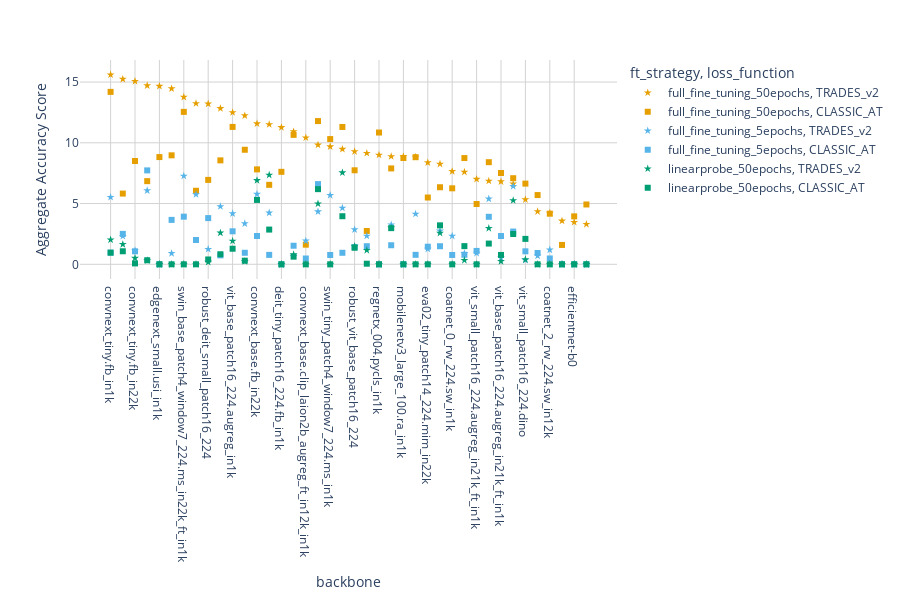

Source (notebook cell):
### Code cell
import pandas as pd
import plotly.express as px


custom_palette = ["#E69F00", "#56B4E9", "#009E73"]  # choose a set above

# ── 1.  Rank backbones by their aggregate TOTAL_score_sum ───────────────────────
backbone_order = (
    sub_df.groupby("backbone")["TOTAL_score_sum"]
          .sum()                       # sum over the 6 settings
          .sort_values(ascending=False)
          .index                       # → ordered list of backbones
          .tolist()
)

# Make the column an ordered categorical so Plotly respects the ranking
sub_df["backbone"] = pd.Categorical(
    sub_df["backbone"],
    categories=backbone_order,
    ordered=True
)

# ── 2.  Custom colours / markers ───────────────────────────────────────────────
color_map = {
    "full_fine_tuning_50epochs": custom_palette[0],#"orange",
    "full_fine_tuning_5epochs":  custom_palette[1],#"purple",
    "linearprobe_50epochs": custom_palette[2]     #"green",
}
symbol_map = {"TRADES_v2": "star", "CLASSIC_AT": "square"}

# ── 3.  Plot ───────────────────────────────────────────────────────────────────
fig = px.scatter(
    sub_df,
    color_discrete_sequence=custom_palette,
    x= "backbone",
    y="TOTAL_score_sum",
    color="ft_strategy",
    symbol="loss_function",
    color_discrete_map=color_map,
    symbol_map=symbol_map,
    hover_data=["backbone", "ft_strategy", "loss_function", "TOTAL_score_sum"],
    height=600,
    #title="TOTAL_score_sum by Backbone"
)
fig.update_layout(
    paper_bgcolor="white",   # outside the plotting area
    plot_bgcolor="white",    # inside the plotting area

    xaxis=dict(
        showgrid=True,
        gridcolor="lightgrey",
        zeroline=False       # optional: hide the heavy axis line
    ),
    yaxis=dict(
        showgrid=True,
        gridcolor="lightgrey",
        zeroline=False
    )
)

fig.update_layout(yaxis_title="Aggregate Accuracy Score")

fig.update_layout(showlegend=True)   # keep or turn off if it clutters
fig.show()

### Figure 1 — Plotly figure (JSON) as saved in the notebook; plotly's stock layout.template omitted (floating-point values rounded to 4 significant figures)
{"data": [{"customdata": [["full_fine_tuning_50epochs", "TRADES_v2"], ["full_fine_tuning_50epochs", "TRADES_v2"], ["full_fine_tuning_50epochs", "TRADES_v2"], ["full_fine_tuning_50epochs", "TRADES_v2"], ["full_fine_tuning_50epochs", "TRADES_v2"], ["full_fine_tuning_50epochs", "TRADES_v2"], ["full_fine_tuning_50epochs", "TRADES_v2"], ["full_fine_tuning_50epochs", "TRADES_v2"], ["full_fine_tuning_50epochs", "TRADES_v2"], ["full_fine_tuning_50epochs", "TRADES_v2"], ["full_fine_tuning_50epochs", "TRADES_v2"], ["full_fine_tuning_50epochs", "TRADES_v2"], ["full_fine_tuning_50epochs", "TRADES_v2"], ["full_fine_tuning_50epochs", "TRADES_v2"], ["full_fine_tuning_50epochs", "TRADES_v2"], ["full_fine_tuning_50epochs", "TRADES_v2"], ["full_fine_tuning_50epochs", "TRADES_v2"], ["full_fine_tuning_50epochs", "TRADES_v2"], ["full_fine_tuning_50epochs", "TRADES_v2"], ["full_fine_tuning_50epochs", "TRADES_v2"], ["full_fine_tuning_50epochs", "TRADES_v2"], ["full_fine_tuning_50epochs", "TRADES_v2"], ["full_fine_tuning_50epochs", "TRADES_v2"], ["full_fine_tuning_50epochs", "TRADES_v2"], ["full_fine_tuning_50epochs", "TRADES_v2"], ["full_fine_tuning_50epochs", "TRADES_v2"], ["full_fine_tuning_50epochs", "TRADES_v2"], ["full_fine_tuning_50epochs", "TRADES_v2"], ["full_fine_tuning_50epochs", "TRADES_v2"], ["full_fine_tuning_50epochs", "TRADES_v2"], ["full_fine_tuning_50epochs", "TRADES_v2"], ["full_fine_tuning_50epochs", "TRADES_v2"], ["full_fine_tuning_50epochs", "TRADES_v2"], ["full_fine_tuning_50epochs", "TRADES_v2"], ["full_fine_tuning_50epochs", "TRADES_v2"], ["full_fine_tuning_50epochs", "TRADES_v2"], ["full_fine_tuning_50epochs", "TRADES_v2"], ["full_fine_tuning_50epochs", "TRADES_v2"], ["full_fine_tuning_50epochs", "TRADES_v2"], ["full_fine_tuning_50epochs", "TRADES_v2"]], "hovertemplate": "ft_strategy=%{customdata[0]}<br>loss_function=%{customdata[1]}<br>backbone=%{x}<br>TOTAL_score_sum=%{y}<extra></extra>", "legendgroup": "full_fine_tuning_50epochs, TRADES_v2", "marker": {"color": "#E69F00", "symbol": "star"}, "mode": "markers", "name": "full_fine_tuning_50epochs, TRADES_v2", "orientation": "v", "showlegend": true, "type": "scatter", "x": ["convnext_tiny.fb_in1k", "vit_base_patch16_clip_224.laion2b_ft_in1k", "convnext_tiny.fb_in22k", "robust_convnext_tiny", "edgenext_small.usi_in1k", "convnext_tiny.fb_in22k_ft_in1k", "swin_base_patch4_window7_224.ms_in22k_ft_in1k", "eva02_base_patch14_224.mim_in22k", "robust_deit_small_patch16_224", "vit_base_patch16_clip_224.laion2b", "vit_base_patch16_224.augreg_in1k", "robust_convnext_base", "convnext_base.fb_in22k", "CLIP-convnext_base_w-laion_aesthetic-s13B-b82K", "deit_tiny_patch16_224.fb_in1k", "vit_base_patch16_224.mae", "convnext_base.clip_laion2b_augreg_ft_in12k_in1k", "robust_resnet50", "swin_tiny_patch4_window7_224.ms_in1k", "CLIP-convnext_base_w-laion2B-s13B-b82K", "robust_vit_base_patch16_224", "vit_small_patch16_224.augreg_in1k", "regnetx_004.pycls_in1k", "resnet50.a1_in1k", "mobilenetv3_large_100.ra_in1k", "convnext_base.fb_in22k_ft_in1k", "eva02_tiny_patch14_224.mim_in22k", "vit_small_patch16_224.augreg_in21k", "coatnet_0_rw_224.sw_in1k", "vit_base_patch16_224.augreg_in21k", "vit_small_patch16_224.augreg_in21k_ft_in1k", "deit_small_patch16_224.fb_in1k", "vit_base_patch16_224.augreg_in21k_ft_in1k", "convnext_base.fb_in1k", "vit_small_patch16_224.dino", "coatnet_2_rw_224.sw_in12k_ft_in1k", "coatnet_2_rw_224.sw_in12k", "coat_tiny.in1k", "efficientnet-b0", "mobilevit-small"], "xaxis": "x", "y": [15.6, 15.24, 15.07, 14.71, 14.66, 14.46, 13.77, 13.24, 13.21, 12.83, 12.5, 12.24, 11.57, 11.51, 11.27, 10.92, 10.42, 9.827, 9.684, 9.478, 9.285, 9.145, 9.0, 8.875, 8.869, 8.831, 8.369, 8.256, 7.652, 7.595, 7.006, 6.858, 6.806, 6.619, 5.332, 4.345, 4.221, 3.573, 3.465, 3.296], "yaxis": "y"}, {"customdata": [["full_fine_tuning_50epochs", "CLASSIC_AT"], ["full_fine_tuning_50epochs", "CLASSIC_AT"], ["full_fine_tuning_50epochs", "CLASSIC_AT"], ["full_fine_tuning_50epochs", "CLASSIC_AT"], ["full_fine_tuning_50epochs", "CLASSIC_AT"], ["full_fine_tuning_50epochs", "CLASSIC_AT"], ["full_fine_tuning_50epochs", "CLASSIC_AT"], ["full_fine_tuning_50epochs", "CLASSIC_AT"], ["full_fine_tuning_50epochs", "CLASSIC_AT"], ["full_fine_tuning_50epochs", "CLASSIC_AT"], ["full_fine_tuning_50epochs", "CLASSIC_AT"], ["full_fine_tuning_50epochs", "CLASSIC_AT"], ["full_fine_tuning_50epochs", "CLASSIC_AT"], ["full_fine_tuning_50epochs", "CLASSIC_AT"], ["full_fine_tuning_50epochs", "CLASSIC_AT"], ["full_fine_tuning_50epochs", "CLASSIC_AT"], ["full_fine_tuning_50epochs", "CLASSIC_AT"], ["full_fine_tuning_50epochs", "CLASSIC_AT"], ["full_fine_tuning_50epochs", "CLASSIC_AT"], ["full_fine_tuning_50epochs", "CLASSIC_AT"], ["full_fine_tuning_50epochs", "CLASSIC_AT"], ["full_fine_tuning_50epochs", "CLASSIC_AT"], ["full_fine_tuning_50epochs", "CLASSIC_AT"], ["full_fine_tuning_50epochs", "CLASSIC_AT"], ["full_fine_tuning_50epochs", "CLASSIC_AT"], ["full_fine_tuning_50epochs", "CLASSIC_AT"], ["full_fine_tuning_50epochs", "CLASSIC_AT"], ["full_fine_tuning_50epochs", "CLASSIC_AT"], ["full_fine_tuning_50epochs", "CLASSIC_AT"], ["full_fine_tuning_50epochs", "CLASSIC_AT"], ["full_fine_tuning_50epochs", "CLASSIC_AT"], ["full_fine_tuning_50epochs", "CLASSIC_AT"], ["full_fine_tuning_50epochs", "CLASSIC_AT"], ["full_fine_tuning_50epochs", "CLASSIC_AT"], ["full_fine_tuning_50epochs", "CLASSIC_AT"], ["full_fine_tuning_50epochs", "CLASSIC_AT"], ["full_fine_tuning_50epochs", "CLASSIC_AT"], ["full_fine_tuning_50epochs", "CLASSIC_AT"], ["full_fine_tuning_50epochs", "CLASSIC_AT"], ["full_fine_tuning_50epochs", "CLASSIC_AT"]], "hovertemplate": "ft_strategy=%{customdata[0]}<br>loss_function=%{customdata[1]}<br>backbone=%{x}<br>TOTAL_score_sum=%{y}<extra></extra>", "legendgroup": "full_fine_tuning_50epochs, CLASSIC_AT", "marker": {"color": "#E69F00", "symbol": "square"}, "mode": "markers", "name": "full_fine_tuning_50epochs, CLASSIC_AT", "orientation": "v", "showlegend": true, "type": "scatter", "x": ["convnext_tiny.fb_in1k", "swin_base_patch4_window7_224.ms_in22k_ft_in1k", "robust_resnet50", "vit_base_patch16_224.augreg_in1k", "CLIP-convnext_base_w-laion2B-s13B-b82K", "regnetx_004.pycls_in1k", "vit_base_patch16_224.mae", "swin_tiny_patch4_window7_224.ms_in1k", "robust_convnext_base", "convnext_tiny.fb_in22k_ft_in1k", "edgenext_small.usi_in1k", "convnext_base.fb_in22k_ft_in1k", "mobilenetv3_large_100.ra_in1k", "vit_base_patch16_224.augreg_in21k", "vit_base_patch16_clip_224.laion2b", "convnext_tiny.fb_in22k", "deit_small_patch16_224.fb_in1k", "resnet50.a1_in1k", "convnext_base.fb_in22k", "robust_vit_base_patch16_224", "deit_tiny_patch16_224.fb_in1k", "vit_base_patch16_224.augreg_in21k_ft_in1k", "convnext_base.fb_in1k", "robust_deit_small_patch16_224", "robust_convnext_tiny", "vit_small_patch16_224.dino", "CLIP-convnext_base_w-laion_aesthetic-s13B-b82K", "vit_small_patch16_224.augreg_in21k", "coatnet_0_rw_224.sw_in1k", "eva02_base_patch14_224.mim_in22k", "vit_base_patch16_clip_224.laion2b_ft_in1k", "coatnet_2_rw_224.sw_in12k_ft_in1k", "eva02_tiny_patch14_224.mim_in22k", "vit_small_patch16_224.augreg_in21k_ft_in1k", "mobilevit-small", "coatnet_2_rw_224.sw_in12k", "efficientnet-b0", "vit_small_patch16_224.augreg_in1k", "convnext_base.clip_laion2b_augreg_ft_in12k_in1k", "coat_tiny.in1k"], "xaxis": "x", "y": [14.19, 12.54, 11.79, 11.31, 11.3, 10.85, 10.65, 10.31, 9.428, 8.969, 8.826, 8.816, 8.748, 8.744, 8.554, 8.501, 8.405, 7.891, 7.812, 7.738, 7.612, 7.513, 7.086, 6.947, 6.844, 6.64, 6.54, 6.342, 6.254, 6.052, 5.82, 5.698, 5.497, 4.962, 4.924, 4.166, 3.946, 2.743, 1.615, 1.593], "yaxis": "y"}, {"customdata": [["full_fine_tuning_5epochs", "TRADES_v2"], ["full_fine_tuning_5epochs", "TRADES_v2"], ["full_fine_tuning_5epochs", "TRADES_v2"], ["full_fine_tuning_5epochs", "TRADES_v2"], ["full_fine_tuning_5epochs", "TRADES_v2"], ["full_fine_tuning_5epochs", "TRADES_v2"], ["full_fine_tuning_5epochs", "TRADES_v2"], ["full_fine_tuning_5epochs", "TRADES_v2"], ["full_fine_tuning_5epochs", "TRADES_v2"], ["full_fine_tuning_5epochs", "TRADES_v2"], ["full_fine_tuning_5epochs", "TRADES_v2"], ["full_fine_tuning_5epochs", "TRADES_v2"], ["full_fine_tuning_5epochs", "TRADES_v2"], ["full_fine_tuning_5epochs", "TRADES_v2"], ["full_fine_tuning_5epochs", "TRADES_v2"], ["full_fine_tuning_5epochs", "TRADES_v2"], ["full_fine_tuning_5epochs", "TRADES_v2"], ["full_fine_tuning_5epochs", "TRADES_v2"], ["full_fine_tuning_5epochs", "TRADES_v2"], ["full_fine_tuning_5epochs", "TRADES_v2"], ["full_fine_tuning_5epochs", "TRADES_v2"], ["full_fine_tuning_5epochs", "TRADES_v2"], ["full_fine_tuning_5epochs", "TRADES_v2"], ["full_fine_tuning_5epochs", "TRADES_v2"], ["full_fine_tuning_5epochs", "TRADES_v2"], ["full_fine_tuning_5epochs", "TRADES_v2"], ["full_fine_tuning_5epochs", "TRADES_v2"], ["full_fine_tuning_5epochs", "TRADES_v2"], ["full_fine_tuning_5epochs", "TRADES_v2"], ["full_fine_tuning_5epochs", "TRADES_v2"], ["full_fine_tuning_5epochs", "TRADES_v2"], ["full_fine_tuning_5epochs", "TRADES_v2"], ["full_fine_tuning_5epochs", "TRADES_v2"], ["full_fine_tuning_5epochs", "TRADES_v2"], ["full_fine_tuning_5epochs", "TRADES_v2"], ["full_fine_tuning_5epochs", "TRADES_v2"], ["full_fine_tuning_5epochs", "TRADES_v2"], ["full_fine_tuning_5epochs", "TRADES_v2"], ["full_fine_tuning_5epochs", "TRADES_v2"], ["full_fine_tuning_5epochs", "TRADES_v2"]], "hovertemplate": "ft_strategy=%{customdata[0]}<br>loss_function=%{customdata[1]}<br>backbone=%{x}<br>TOTAL_score_sum=%{y}<extra></extra>", "legendgroup": "full_fine_tuning_5epochs, TRADES_v2", "marker": {"color": "#56B4E9", "symbol": "star"}, "mode": "markers", "name": "full_fine_tuning_5epochs, TRADES_v2", "orientation": "v", "showlegend": true, "type": "scatter", "x": ["swin_base_patch4_window7_224.ms_in22k_ft_in1k", "convnext_base.fb_in1k", "robust_convnext_tiny", "convnext_base.fb_in22k", "eva02_base_patch14_224.mim_in22k", "swin_tiny_patch4_window7_224.ms_in1k", "convnext_tiny.fb_in1k", "deit_small_patch16_224.fb_in1k", "vit_base_patch16_clip_224.laion2b", "CLIP-convnext_base_w-laion2B-s13B-b82K", "robust_resnet50", "CLIP-convnext_base_w-laion_aesthetic-s13B-b82K", "vit_base_patch16_224.augreg_in1k", "convnext_base.fb_in22k_ft_in1k", "robust_convnext_base", "resnet50.a1_in1k", "robust_vit_base_patch16_224", "vit_small_patch16_224.augreg_in21k", "vit_small_patch16_224.augreg_in1k", "coatnet_0_rw_224.sw_in1k", "vit_base_patch16_clip_224.laion2b_ft_in1k", "convnext_base.clip_laion2b_augreg_ft_in12k_in1k", "eva02_tiny_patch14_224.mim_in22k", "robust_deit_small_patch16_224", "coatnet_2_rw_224.sw_in12k", "convnext_tiny.fb_in22k", "vit_small_patch16_224.augreg_in21k_ft_in1k", "convnext_tiny.fb_in22k_ft_in1k", "vit_base_patch16_224.augreg_in21k", "coatnet_2_rw_224.sw_in12k_ft_in1k", "vit_base_patch16_224.mae", "vit_base_patch16_224.augreg_in21k_ft_in1k", "vit_small_patch16_224.dino", "mobilenetv3_large_100.ra_in1k", "efficientnet-b0", "edgenext_small.usi_in1k", "regnetx_004.pycls_in1k", "deit_tiny_patch16_224.fb_in1k", "mobilevit-small", "coat_tiny.in1k"], "xaxis": "x", "y": [7.27, 6.424, 6.072, 5.775, 5.749, 5.683, 5.522, 5.392, 4.763, 4.635, 4.335, 4.239, 4.175, 4.143, 3.355, 3.259, 2.857, 2.751, 2.334, 2.331, 2.314, 1.931, 1.26, 1.242, 1.193, 1.132, 0.9217, 0.9026, 0.8961, 0.6993, 0.6669, 0.5342, 0.3516, 0, 0, 0, 0, 0, 0, 0], "yaxis": "y"}, {"customdata": [["full_fine_tuning_5epochs", "CLASSIC_AT"], ["full_fine_tuning_5epochs", "CLASSIC_AT"], ["full_fine_tuning_5epochs", "CLASSIC_AT"], ["full_fine_tuning_5epochs", "CLASSIC_AT"], ["full_fine_tuning_5epochs", "CLASSIC_AT"], ["full_fine_tuning_5epochs", "CLASSIC_AT"], ["full_fine_tuning_5epochs", "CLASSIC_AT"], ["full_fine_tuning_5epochs", "CLASSIC_AT"], ["full_fine_tuning_5epochs", "CLASSIC_AT"], ["full_fine_tuning_5epochs", "CLASSIC_AT"], ["full_fine_tuning_5epochs", "CLASSIC_AT"], ["full_fine_tuning_5epochs", "CLASSIC_AT"], ["full_fine_tuning_5epochs", "CLASSIC_AT"], ["full_fine_tuning_5epochs", "CLASSIC_AT"], ["full_fine_tuning_5epochs", "CLASSIC_AT"], ["full_fine_tuning_5epochs", "CLASSIC_AT"], ["full_fine_tuning_5epochs", "CLASSIC_AT"], ["full_fine_tuning_5epochs", "CLASSIC_AT"], ["full_fine_tuning_5epochs", "CLASSIC_AT"], ["full_fine_tuning_5epochs", "CLASSIC_AT"], ["full_fine_tuning_5epochs", "CLASSIC_AT"], ["full_fine_tuning_5epochs", "CLASSIC_AT"], ["full_fine_tuning_5epochs", "CLASSIC_AT"], ["full_fine_tuning_5epochs", "CLASSIC_AT"], ["full_fine_tuning_5epochs", "CLASSIC_AT"], ["full_fine_tuning_5epochs", "CLASSIC_AT"], ["full_fine_tuning_5epochs", "CLASSIC_AT"], ["full_fine_tuning_5epochs", "CLASSIC_AT"], ["full_fine_tuning_5epochs", "CLASSIC_AT"], ["full_fine_tuning_5epochs", "CLASSIC_AT"], ["full_fine_tuning_5epochs", "CLASSIC_AT"], ["full_fine_tuning_5epochs", "CLASSIC_AT"], ["full_fine_tuning_5epochs", "CLASSIC_AT"], ["full_fine_tuning_5epochs", "CLASSIC_AT"], ["full_fine_tuning_5epochs", "CLASSIC_AT"], ["full_fine_tuning_5epochs", "CLASSIC_AT"], ["full_fine_tuning_5epochs", "CLASSIC_AT"], ["full_fine_tuning_5epochs", "CLASSIC_AT"], ["full_fine_tuning_5epochs", "CLASSIC_AT"], ["full_fine_tuning_5epochs", "CLASSIC_AT"]], "hovertemplate": "ft_strategy=%{customdata[0]}<br>loss_function=%{customdata[1]}<br>backbone=%{x}<br>TOTAL_score_sum=%{y}<extra></extra>", "legendgroup": "full_fine_tuning_5epochs, CLASSIC_AT", "marker": {"color": "#56B4E9", "symbol": "square"}, "mode": "markers", "name": "full_fine_tuning_5epochs, CLASSIC_AT", "orientation": "v", "showlegend": true, "type": "scatter", "x": ["robust_convnext_tiny", "robust_resnet50", "swin_base_patch4_window7_224.ms_in22k_ft_in1k", "deit_small_patch16_224.fb_in1k", "robust_deit_small_patch16_224", "convnext_tiny.fb_in22k_ft_in1k", "vit_base_patch16_224.augreg_in1k", "convnext_base.fb_in1k", "vit_base_patch16_clip_224.laion2b_ft_in1k", "convnext_base.fb_in22k", "vit_base_patch16_224.augreg_in21k_ft_in1k", "eva02_base_patch14_224.mim_in22k", "resnet50.a1_in1k", "vit_base_patch16_224.mae", "vit_small_patch16_224.augreg_in1k", "vit_small_patch16_224.augreg_in21k", "eva02_tiny_patch14_224.mim_in22k", "robust_vit_base_patch16_224", "vit_small_patch16_224.augreg_in21k_ft_in1k", "convnext_tiny.fb_in22k", "vit_small_patch16_224.dino", "convnext_tiny.fb_in1k", "robust_convnext_base", "CLIP-convnext_base_w-laion2B-s13B-b82K", "coatnet_2_rw_224.sw_in12k_ft_in1k", "vit_base_patch16_224.augreg_in21k", "convnext_base.fb_in22k_ft_in1k", "CLIP-convnext_base_w-laion_aesthetic-s13B-b82K", "coatnet_0_rw_224.sw_in1k", "swin_tiny_patch4_window7_224.ms_in1k", "vit_base_patch16_clip_224.laion2b", "coatnet_2_rw_224.sw_in12k", "convnext_base.clip_laion2b_augreg_ft_in12k_in1k", "regnetx_004.pycls_in1k", "deit_tiny_patch16_224.fb_in1k", "mobilenetv3_large_100.ra_in1k", "efficientnet-b0", "coat_tiny.in1k", "mobilevit-small", "edgenext_small.usi_in1k"], "xaxis": "x", "y": [7.729, 6.6, 3.921, 3.91, 3.802, 3.656, 2.716, 2.694, 2.503, 2.329, 2.326, 2.0, 1.568, 1.527, 1.489, 1.487, 1.449, 1.418, 1.102, 1.069, 1.068, 0.9645, 0.9486, 0.9481, 0.9301, 0.7851, 0.7804, 0.7753, 0.7693, 0.7648, 0.7363, 0.4795, 0.4775, 0, 0, 0, 0, 0, 0, 0], "yaxis": "y"}, {"customdata": [["linearprobe_50epochs", "TRADES_v2"], ["linearprobe_50epochs", "TRADES_v2"], ["linearprobe_50epochs", "TRADES_v2"], ["linearprobe_50epochs", "TRADES_v2"], ["linearprobe_50epochs", "TRADES_v2"], ["linearprobe_50epochs", "TRADES_v2"], ["linearprobe_50epochs", "TRADES_v2"], ["linearprobe_50epochs", "TRADES_v2"], ["linearprobe_50epochs", "TRADES_v2"], ["linearprobe_50epochs", "TRADES_v2"], ["linearprobe_50epochs", "TRADES_v2"], ["linearprobe_50epochs", "TRADES_v2"], ["linearprobe_50epochs", "TRADES_v2"], ["linearprobe_50epochs", "TRADES_v2"], ["linearprobe_50epochs", "TRADES_v2"], ["linearprobe_50epochs", "TRADES_v2"], ["linearprobe_50epochs", "TRADES_v2"], ["linearprobe_50epochs", "TRADES_v2"], ["linearprobe_50epochs", "TRADES_v2"], ["linearprobe_50epochs", "TRADES_v2"], ["linearprobe_50epochs", "TRADES_v2"], ["linearprobe_50epochs", "TRADES_v2"], ["linearprobe_50epochs", "TRADES_v2"], ["linearprobe_50epochs", "TRADES_v2"], ["linearprobe_50epochs", "TRADES_v2"], ["linearprobe_50epochs", "TRADES_v2"], ["linearprobe_50epochs", "TRADES_v2"], ["linearprobe_50epochs", "TRADES_v2"], ["linearprobe_50epochs", "TRADES_v2"], ["linearprobe_50epochs", "TRADES_v2"], ["linearprobe_50epochs", "TRADES_v2"], ["linearprobe_50epochs", "TRADES_v2"], ["linearprobe_50epochs", "TRADES_v2"], ["linearprobe_50epochs", "TRADES_v2"], ["linearprobe_50epochs", "TRADES_v2"], ["linearprobe_50epochs", "TRADES_v2"], ["linearprobe_50epochs", "TRADES_v2"], ["linearprobe_50epochs", "TRADES_v2"], ["linearprobe_50epochs", "TRADES_v2"], ["linearprobe_50epochs", "TRADES_v2"]], "hovertemplate": "ft_strategy=%{customdata[0]}<br>loss_function=%{customdata[1]}<br>backbone=%{x}<br>TOTAL_score_sum=%{y}<extra></extra>", "legendgroup": "linearprobe_50epochs, TRADES_v2", "marker": {"color": "#009E73", "symbol": "star"}, "mode": "markers", "name": "linearprobe_50epochs, TRADES_v2", "orientation": "v", "showlegend": true, "type": "scatter", "x": ["CLIP-convnext_base_w-laion2B-s13B-b82K", "CLIP-convnext_base_w-laion_aesthetic-s13B-b82K", "convnext_base.fb_in22k", "convnext_base.fb_in1k", "robust_resnet50", "resnet50.a1_in1k", "deit_small_patch16_224.fb_in1k", "vit_base_patch16_clip_224.laion2b", "vit_small_patch16_224.augreg_in21k", "convnext_tiny.fb_in1k", "vit_base_patch16_224.augreg_in1k", "vit_base_patch16_clip_224.laion2b_ft_in1k", "robust_vit_base_patch16_224", "vit_small_patch16_224.augreg_in1k", "vit_base_patch16_224.mae", "convnext_tiny.fb_in22k", "vit_small_patch16_224.dino", "vit_base_patch16_224.augreg_in21k", "robust_convnext_tiny", "vit_base_patch16_224.augreg_in21k_ft_in1k", "robust_convnext_base", "robust_deit_small_patch16_224", "swin_tiny_patch4_window7_224.ms_in1k", "convnext_base.fb_in22k_ft_in1k", "convnext_tiny.fb_in22k_ft_in1k", "edgenext_small.usi_in1k", "efficientnet-b0", "mobilenetv3_large_100.ra_in1k", "regnetx_004.pycls_in1k", "convnext_base.clip_laion2b_augreg_ft_in12k_in1k", "coat_tiny.in1k", "coatnet_0_rw_224.sw_in1k", "coatnet_2_rw_224.sw_in12k", "coatnet_2_rw_224.sw_in12k_ft_in1k", "swin_base_patch4_window7_224.ms_in22k_ft_in1k", "eva02_tiny_patch14_224.mim_in22k", "eva02_base_patch14_224.mim_in22k", "deit_tiny_patch16_224.fb_in1k", "vit_small_patch16_224.augreg_in21k_ft_in1k", "mobilevit-small"], "xaxis": "x", "y": [7.543, 7.351, 6.906, 5.255, 4.983, 3, 2.965, 2.589, 2.576, 2.019, 1.917, 1.644, 1.495, 1.157, 0.8101, 0.508, 0.39, 0.3353, 0.3133, 0.244, 0.242, 0.1767, 0, 0, 0, 0, 0, 0, 0, 0, 0, 0, 0, 0, 0, 0, 0, 0, 0, 0], "yaxis": "y"}, {"customdata": [["linearprobe_50epochs", "CLASSIC_AT"], ["linearprobe_50epochs", "CLASSIC_AT"], ["linearprobe_50epochs", "CLASSIC_AT"], ["linearprobe_50epochs", "CLASSIC_AT"], ["linearprobe_50epochs", "CLASSIC_AT"], ["linearprobe_50epochs", "CLASSIC_AT"], ["linearprobe_50epochs", "CLASSIC_AT"], ["linearprobe_50epochs", "CLASSIC_AT"], ["linearprobe_50epochs", "CLASSIC_AT"], ["linearprobe_50epochs", "CLASSIC_AT"], ["linearprobe_50epochs", "CLASSIC_AT"], ["linearprobe_50epochs", "CLASSIC_AT"], ["linearprobe_50epochs", "CLASSIC_AT"], ["linearprobe_50epochs", "CLASSIC_AT"], ["linearprobe_50epochs", "CLASSIC_AT"], ["linearprobe_50epochs", "CLASSIC_AT"], ["linearprobe_50epochs", "CLASSIC_AT"], ["linearprobe_50epochs", "CLASSIC_AT"], ["linearprobe_50epochs", "CLASSIC_AT"], ["linearprobe_50epochs", "CLASSIC_AT"], ["linearprobe_50epochs", "CLASSIC_AT"], ["linearprobe_50epochs", "CLASSIC_AT"], ["linearprobe_50epochs", "CLASSIC_AT"], ["linearprobe_50epochs", "CLASSIC_AT"], ["linearprobe_50epochs", "CLASSIC_AT"], ["linearprobe_50epochs", "CLASSIC_AT"], ["linearprobe_50epochs", "CLASSIC_AT"], ["linearprobe_50epochs", "CLASSIC_AT"], ["linearprobe_50epochs", "CLASSIC_AT"], ["linearprobe_50epochs", "CLASSIC_AT"], ["linearprobe_50epochs", "CLASSIC_AT"], ["linearprobe_50epochs", "CLASSIC_AT"], ["linearprobe_50epochs", "CLASSIC_AT"], ["linearprobe_50epochs", "CLASSIC_AT"], ["linearprobe_50epochs", "CLASSIC_AT"], ["linearprobe_50epochs", "CLASSIC_AT"], ["linearprobe_50epochs", "CLASSIC_AT"], ["linearprobe_50epochs", "CLASSIC_AT"], ["linearprobe_50epochs", "CLASSIC_AT"], ["linearprobe_50epochs", "CLASSIC_AT"]], "hovertemplate": "ft_strategy=%{customdata[0]}<br>loss_function=%{customdata[1]}<br>backbone=%{x}<br>TOTAL_score_sum=%{y}<extra></extra>", "legendgroup": "linearprobe_50epochs, CLASSIC_AT", "marker": {"color": "#009E73", "symbol": "square"}, "mode": "markers", "name": "linearprobe_50epochs, CLASSIC_AT", "orientation": "v", "showlegend": true, "type": "scatter", "x": ["robust_resnet50", "convnext_base.fb_in22k", "CLIP-convnext_base_w-laion2B-s13B-b82K", "vit_small_patch16_224.augreg_in21k", "resnet50.a1_in1k", "CLIP-convnext_base_w-laion_aesthetic-s13B-b82K", "convnext_base.fb_in1k", "vit_small_patch16_224.dino", "deit_small_patch16_224.fb_in1k", "vit_base_patch16_224.augreg_in21k", "robust_vit_base_patch16_224", "vit_base_patch16_224.augreg_in1k", "vit_base_patch16_clip_224.laion2b_ft_in1k", "convnext_tiny.fb_in1k", "vit_base_patch16_clip_224.laion2b", "vit_base_patch16_224.augreg_in21k_ft_in1k", "vit_base_patch16_224.mae", "robust_deit_small_patch16_224", "robust_convnext_tiny", "robust_convnext_base", "convnext_tiny.fb_in22k", "vit_small_patch16_224.augreg_in1k", "coat_tiny.in1k", "coatnet_0_rw_224.sw_in1k", "coatnet_2_rw_224.sw_in12k", "coatnet_2_rw_224.sw_in12k_ft_in1k", "mobilevit-small", "vit_small_patch16_224.augreg_in21k_ft_in1k", "convnext_base.clip_laion2b_augreg_ft_in12k_in1k", "swin_tiny_patch4_window7_224.ms_in1k", "swin_base_patch4_window7_224.ms_in22k_ft_in1k", "convnext_base.fb_in22k_ft_in1k", "eva02_tiny_patch14_224.mim_in22k", "convnext_tiny.fb_in22k_ft_in1k", "edgenext_small.usi_in1k", "efficientnet-b0", "mobilenetv3_large_100.ra_in1k", "regnetx_004.pycls_in1k", "eva02_base_patch14_224.mim_in22k", "deit_tiny_patch16_224.fb_in1k"], "xaxis": "x", "y": [6.187, 5.299, 3.957, 3.206, 2.977, 2.858, 2.495, 2.091, 1.706, 1.494, 1.361, 1.282, 1.073, 0.9547, 0.828, 0.77, 0.6287, 0.3977, 0.333, 0.298, 0.07367, 0.049, 0, 0, 0, 0, 0, 0, 0, 0, 0, 0, 0, 0, 0, 0, 0, 0, 0, 0], "yaxis": "y"}], "layout": {"height": 600, "legend": {"title": {"text": "ft_strategy, loss_function"}, "tracegroupgap": 0}, "margin": {"t": 60}, "paper_bgcolor": "white", "plot_bgcolor": "white", "showlegend": true, "xaxis": {"anchor": "y", "domain": [0, 1], "gridcolor": "lightgrey", "showgrid": true, "title": {"text": "backbone"}, "zeroline": false}, "yaxis": {"anchor": "x", "domain": [0, 1], "gridcolor": "lightgrey", "showgrid": true, "title": {"text": "Aggregate Accuracy Score"}, "zeroline": false}}}
